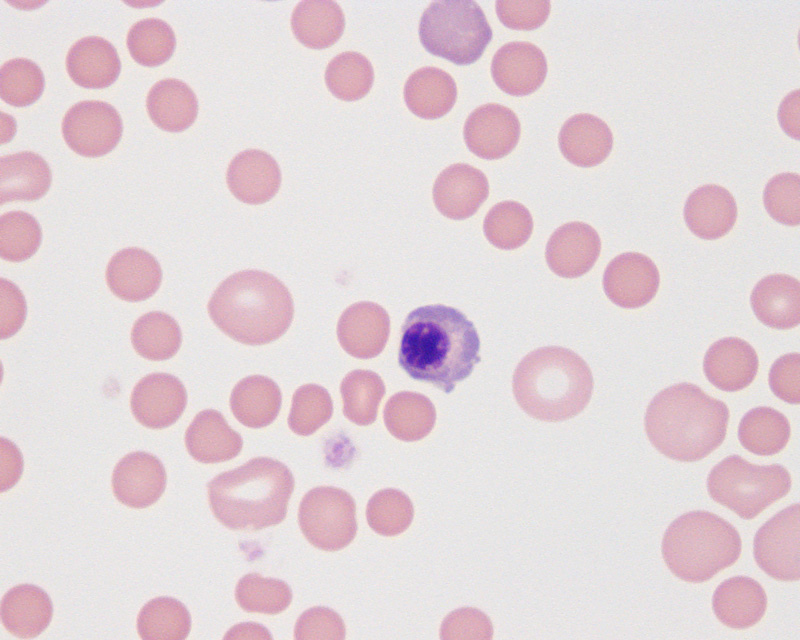
%> input picture matlab_project/matlabProject/kelompok/Kasus8.jpg, 800 x 640 px
$ octave tugasKelompokTerbaru.m   (GNU Octave 9; MATLAB toolbox functions it lacks are replaced by stand-ins)
%> lines starting %> are read from the running program, lines starting %| are printed output that depends on the picture; in (x1, y1, x2, y2) boxes, pixels count from 0 and x2, y2 are one past the last pixel; in counts of white or black regions, pixels touching at a corner belong together; the program's own positions count from 1
%membaca image
img = imread('Kasus8.jpg');
%> img is the input picture: size 640x800x3 uint8; mean R, G, B 227, 213.1, 217.8

%================PREPROCESSING=====================
%rgb ke gray
I = rgb2gray(img);
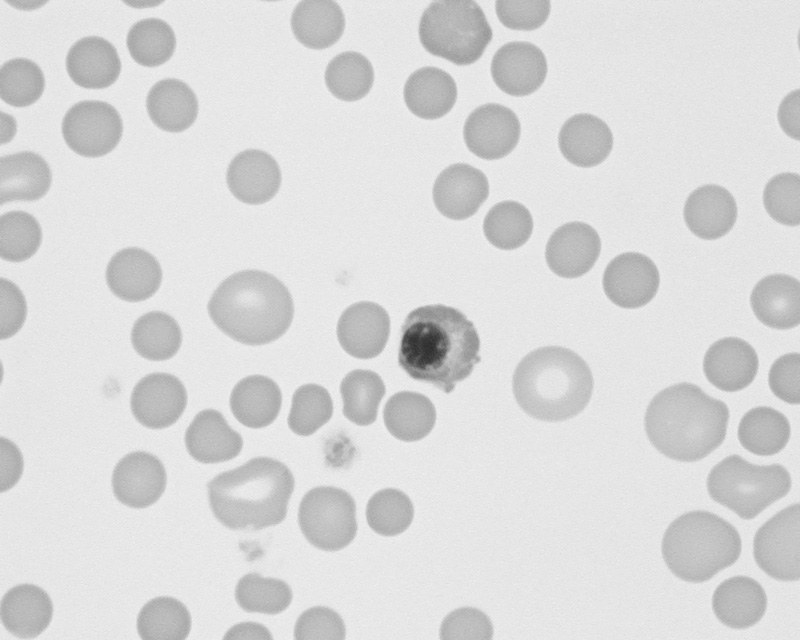
%> I: size 640x800 uint8; min 43, max 241, mean 217.8
%imwrite(I,'grayBloodCells.jpg');

%display citra asli dan citra grayscale
figure,subplot(1,2,1),imshow(img),title('Ori'),...
    subplot(1,2,2),imshow(I),title('Gray');

%====SEGMENTASI (memisahkan background dengan obyek)=====
[baris, kolom] = size(I);
%> baris = 640; kolom = 800
o = zeros (baris, kolom);
level =  graythresh(I)*256;
%> level = 207.8
for i = 1:baris
    for j = 1:kolom
        if I(i,j) < level
            o(i,j) = 1;
        end;
    end
end;
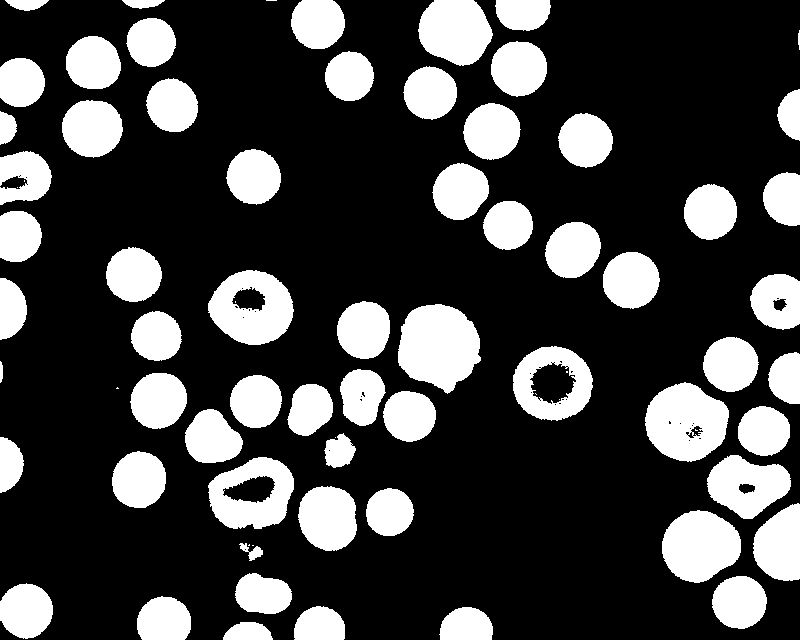
%> o: size 640x800 double; values 0 (black) and 1 (white), 26.1% white; 75 white regions (12 under 20 px), largest, box (x1, y1, x2, y2) and area: (398, 304, 481, 394) 5444, (645, 382, 729, 462) 4863, (208, 270, 294, 345) 4305

o = logical(o);
figure, subplot(1,2,1), imshow(I), title('Gray'),...
    subplot(1,2,2), imshow(o), title('Otsu');
%imwrite(o,'otsuBloodCells.jpg');
%=======================================================

%fill holes
F = imfill(o,'holes');
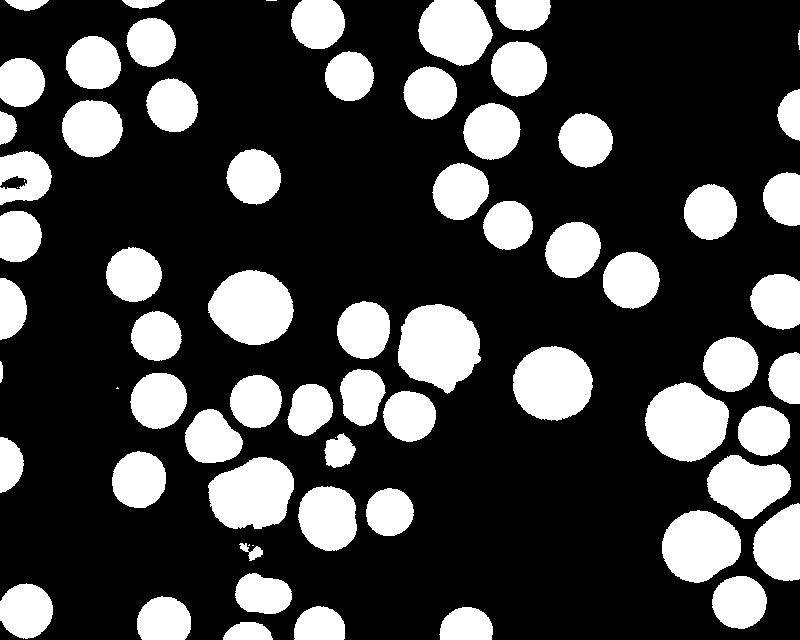
%> F: size 640x800 logical; 26.7% white; 70 white regions (7 under 20 px), largest, box (x1, y1, x2, y2) and area: (398, 304, 481, 394) 5444, (645, 382, 729, 462) 4964, (208, 270, 294, 345) 4832
figure, subplot(1,2,1), imshow(o), title('Sebelum di Fill'),...
    subplot(1,2,2), imshow(F), title('Fill Holes');
%imwrite(F,'objectFillHolse.jpg');

%panggil fungsi bwlabel (untuk pelabelan)
[L,num] = bwlabel(F,4);
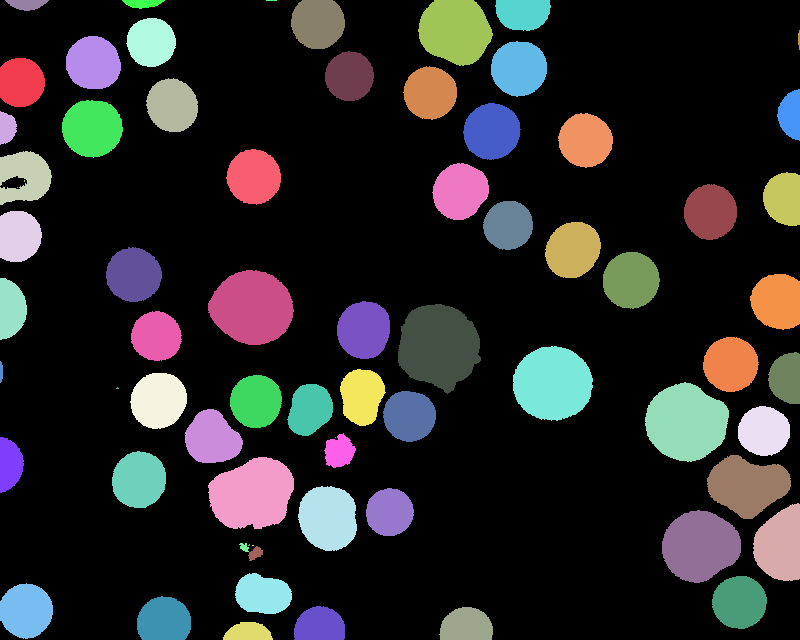
%> L: size 640x800 double; 72 distinct labels, from 0 to 71; one colour per label, 0 black
%> num = 71
%figure, subplot(1,2,1), imshow(F), title('No Label'), ...
    figure, subplot(1,2,1), imshow(L), title('Labelled cells');
num
%> num = 71

%===================EKSTRAKSI CIRI=====================
%menampilkan properti
ShapeDescp = regionprops('table',L,'Perimeter','Area');
%> ShapeDescp = 71 regions; largest, Area and Perimeter: 5444 277.5, 4964 256.8, 4832 252.5, 4717 266.8, 4658 249.5

%menghitung nilai roundness
Roundness = (ShapeDescp.Perimeter).^2./(4*pi*ShapeDescp.Area);
%> Roundness = 71 values, max 3.54 at index 71, min 0 at index 10, mean 1.14

%EKSTRAKSI CIRI OBYEK
Ciri = [ShapeDescp.Area ShapeDescp.Perimeter Roundness]
%> Ciri = 71 rows, first 12: [1834 149.9 0.975; 434 85.7 1.35; 2018 252 2.5; 1816 153.1 1.03; 1296 149.3 1.37; 56 42.14 2.52; 1008 133.8 1.41; 2297 170 1; 330 90.9 1.99; 1 0 0; 2 1.96 0.153; 2757 186.7 1.01]
%======================================================================

%=============set nilai eritrosit, leukosit, trombosit=================
%eritrosit
IndexEritrosit = find(Ciri(:,1) >= 1000 & Ciri(:,1) <= 2500 &...
    Ciri(:,2) >= 154 & Ciri(:,2) <= 170 & Ciri(:,3) <= 1.1)
%> IndexEritrosit = [8; 13; 18; 20; 21; 22; 28; 36; 40; 43; 45; 47; 52; 57; 64; 65]
erit = length(IndexEritrosit);
%> erit = 16
eritrosit = zeros(baris,kolom);
for i = 1:erit
    eritrosit(find(L==(IndexEritrosit(i)))) = 1 ;
end;
%> this loop made 16 passes
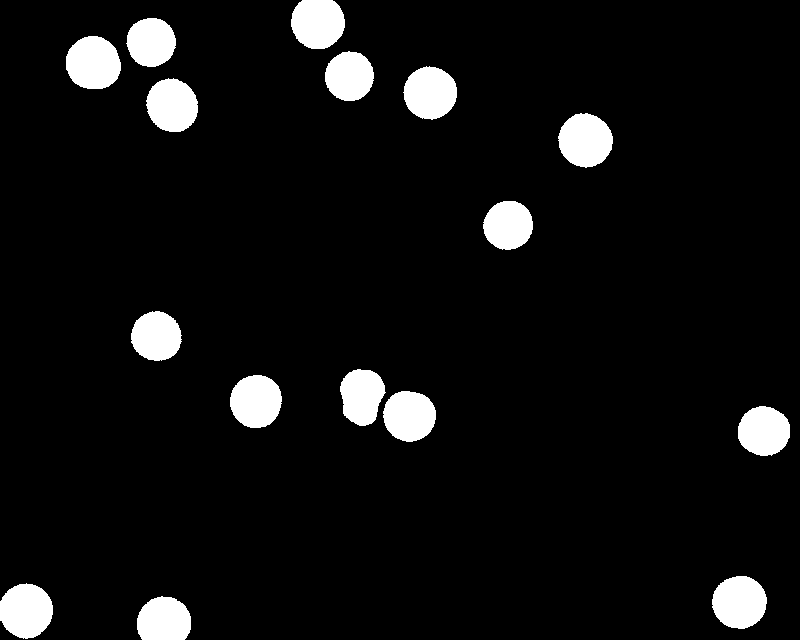
%> eritrosit: size 640x800 double; values 0 (black) and 1 (white), 6.6% white; 16 white regions, largest, box (x1, y1, x2, y2) and area: (66, 36, 121, 89) 2318, (0, 583, 53, 639) 2297, (558, 113, 613, 168) 2290
eritrosit = logical(eritrosit);

%leukosit
IndexLeukosit  = find(Ciri(:,1) >= 1000 & Ciri(:,1) <= 2500 &...
    Ciri(:,2) > 170 & Ciri(:,3) <= 1.11)
%> IndexLeukosit = [14; 15; 19; 23; 27; 42; 49; 53; 56; 61; 62; 66]
leuk = length(IndexLeukosit);
%> leuk = 12
leukosit = zeros(baris,kolom);
for i = 1:leuk
    leukosit(find(L==(IndexLeukosit(i)))) = 1 ;
end;
%> this loop made 12 passes
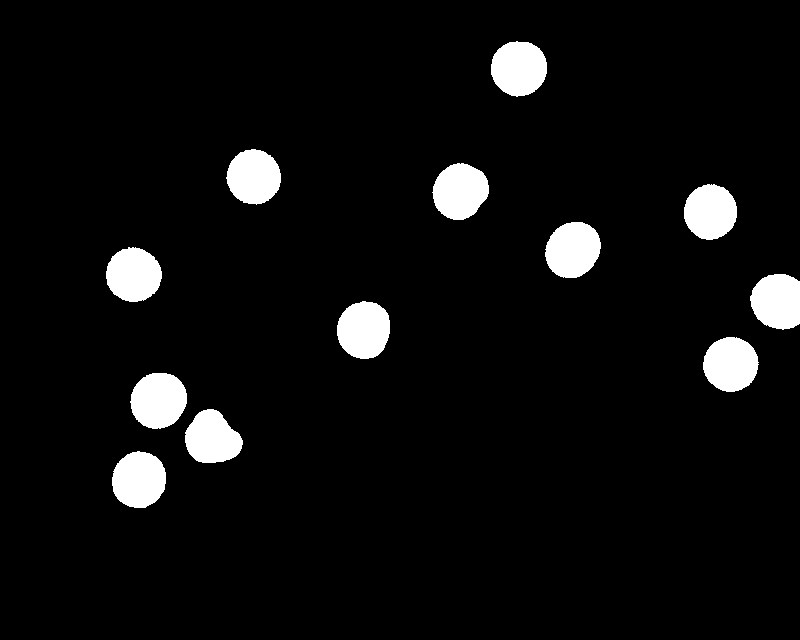
%> leukosit: size 640x800 double; values 0 (black) and 1 (white), 5.6% white; 12 white regions, largest, box (x1, y1, x2, y2) and area: (130, 373, 187, 429) 2495, (491, 41, 547, 97) 2448, (337, 301, 390, 359) 2437
leukosit = logical(leukosit);

%trombosit
IndexTrombosit = find(Ciri(:,1) >= 2500 & Ciri(:,3) <= 1.1)
%> IndexTrombosit = [12; 24; 38; 48; 51; 55; 58; 59; 60]
trom = length(IndexTrombosit);
%> trom = 9
trombosit = zeros(baris,kolom);
for i = 1:trom
    trombosit (find(L==(IndexTrombosit(i)))) = 1 ;
end;
%> this loop made 9 passes
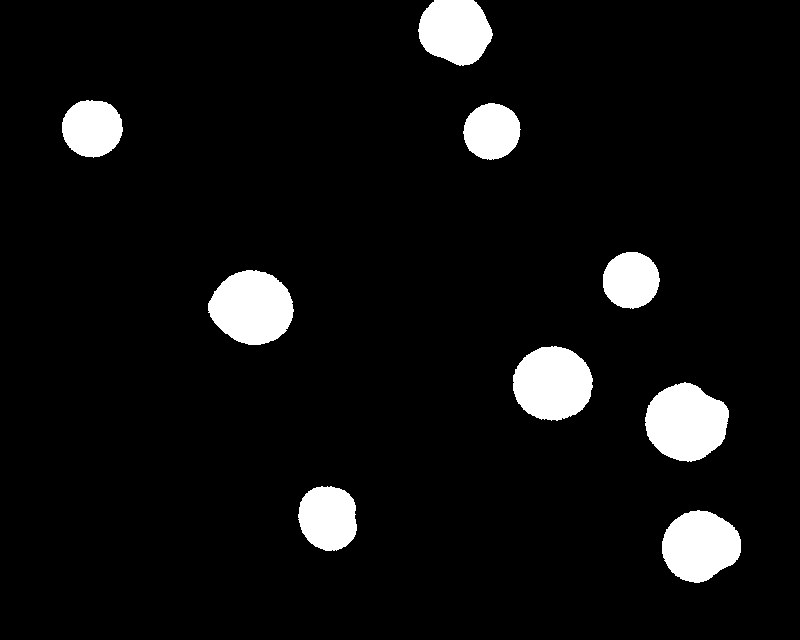
%> trombosit: size 640x800 double; values 0 (black) and 1 (white), 6.5% white; 9 white regions, largest, box (x1, y1, x2, y2) and area: (645, 382, 729, 462) 4964, (208, 270, 294, 345) 4832, (513, 346, 593, 421) 4658
trombosit  = logical(trombosit );

%TAMPILKAN HASIL
figure, subplot(2,2,1), imshow(img), title('original');...
    subplot(2,2,2), imshow(eritrosit), title('Eritrosit');...
    subplot(2,2,3), imshow(leukosit), title('Leukosit');...
    subplot(2,2,4), imshow(trombosit), title('Trombosit');
